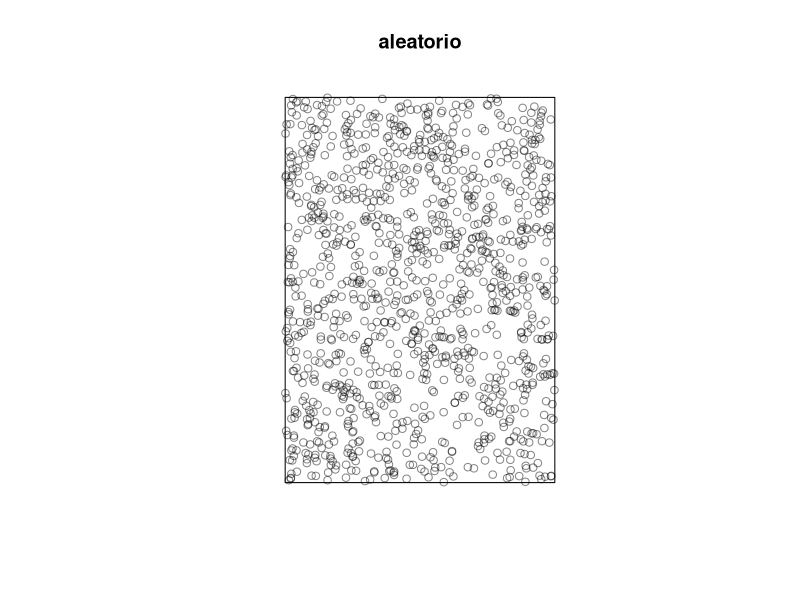

The R script that drew this image:
###################################
############ TAREA 8 ##############
###################################
### Mauricio Arismendi Aedo #######
###################################
### m.arismendi02@ufromail.cl######
###################################
# Ingeniería en Recursos Naturales#

rm(list = ls())

library(spatstat)

aleatorio <- rpoispp(lambda = 4, win = owin(c(0,14), c(0,20)))
aleatorio

plot(aleatorio)
